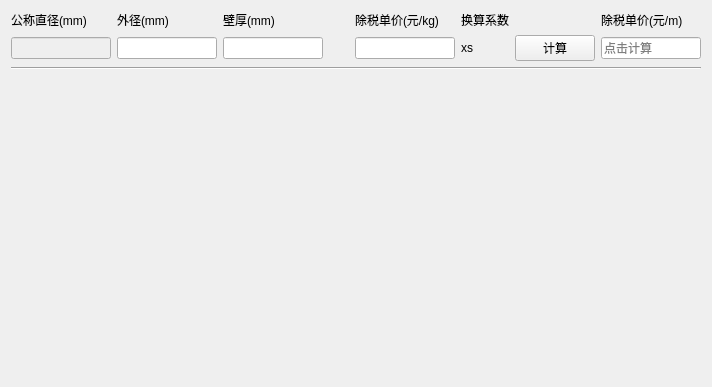
      <widget class="QWidget" name="page_6">
       <layout class="QGridLayout" name="gridLayout_6">
        <item row="0" column="0">
         <widget class="QLabel" name="label_26">
          <property name="text">
           <string>公称直径(mm)</string>
          </property>
         </widget>
        </item>
        <item row="0" column="1">
         <widget class="QLabel" name="label_29">
          <property name="text">
           <string>外径(mm)</string>
          </property>
         </widget>
        </item>
        <item row="0" column="2">
         <widget class="QLabel" name="label_24">
          <property name="text">
           <string>壁厚(mm)</string>
          </property>
         </widget>
        </item>
        <item row="0" column="4">
         <widget class="QLabel" name="label_28">
          <property name="text">
           <string>除税单价(元/kg)</string>
          </property>
         </widget>
        </item>
        <item row="0" column="5">
         <widget class="QLabel" name="label_25">
          <property name="text">
           <string>换算系数</string>
          </property>
         </widget>
        </item>
        <item row="0" column="7">
         <widget class="QLabel" name="label_30">
          <property name="text">
           <string>除税单价(元/m)</string>
          </property>
         </widget>
        </item>
        <item row="1" column="0">
         <widget class="QLineEdit" name="lineEdit_16">
          <property name="enabled">
           <bool>false</bool>
          </property>
          <property name="maximumSize">
           <size>
            <width>100</width>
            <height>16777215</height>
           </size>
          </property>
         </widget>
        </item>
        <item row="1" column="1">
         <widget class="QLineEdit" name="lineEdit_15">
          <property name="maximumSize">
           <size>
            <width>100</width>
            <height>16777215</height>
           </size>
          </property>
         </widget>
        </item>
        <item row="1" column="2">
         <widget class="QLineEdit" name="lineEdit_18">
          <property name="maximumSize">
           <size>
            <width>100</width>
            <height>16777215</height>
           </size>
          </property>
         </widget>
        </item>
        <item row="1" column="4">
         <widget class="QLineEdit" name="lineEdit_19">
          <property name="maximumSize">
           <size>
            <width>100</width>
            <height>16777215</height>
           </size>
          </property>
          <property name="text">
           <string/>
          </property>
         </widget>
        </item>
        <item row="1" column="5">
         <widget class="QLabel" name="label_27">
          <property name="maximumSize">
           <size>
            <width>100</width>
            <height>16777215</height>
           </size>
          </property>
          <property name="text">
           <string>xs</string>
          </property>
         </widget>
        </item>
        <item row="1" column="6">
         <widget class="QPushButton" name="pushButton_5">
          <property name="maximumSize">
           <size>
            <width>100</width>
            <height>16777215</height>
           </size>
          </property>
          <property name="text">
           <string>计算</string>
          </property>
         </widget>
        </item>
        <item row="1" column="7">
         <widget class="QLineEdit" name="lineEdit_17">
          <property name="maximumSize">
           <size>
            <width>100</width>
            <height>16777215</height>
           </size>
          </property>
          <property name="placeholderText">
           <string>点击计算</string>
          </property>
         </widget>
        </item>
        <item row="2" column="0" colspan="8">
         <widget class="Line" name="line_5">
          <property name="orientation">
           <enum>Qt::Horizontal</enum>
          </property>
         </widget>
        </item>
        <item row="3" column="3">
         <spacer name="verticalSpacer_5">
          <property name="orientation">
           <enum>Qt::Vertical</enum>
          </property>
          <property name="sizeHint" stdset="0">
           <size>
            <width>20</width>
            <height>306</height>
           </size>
          </property>
         </spacer>
        </item>
       </layout>
      </widget>
